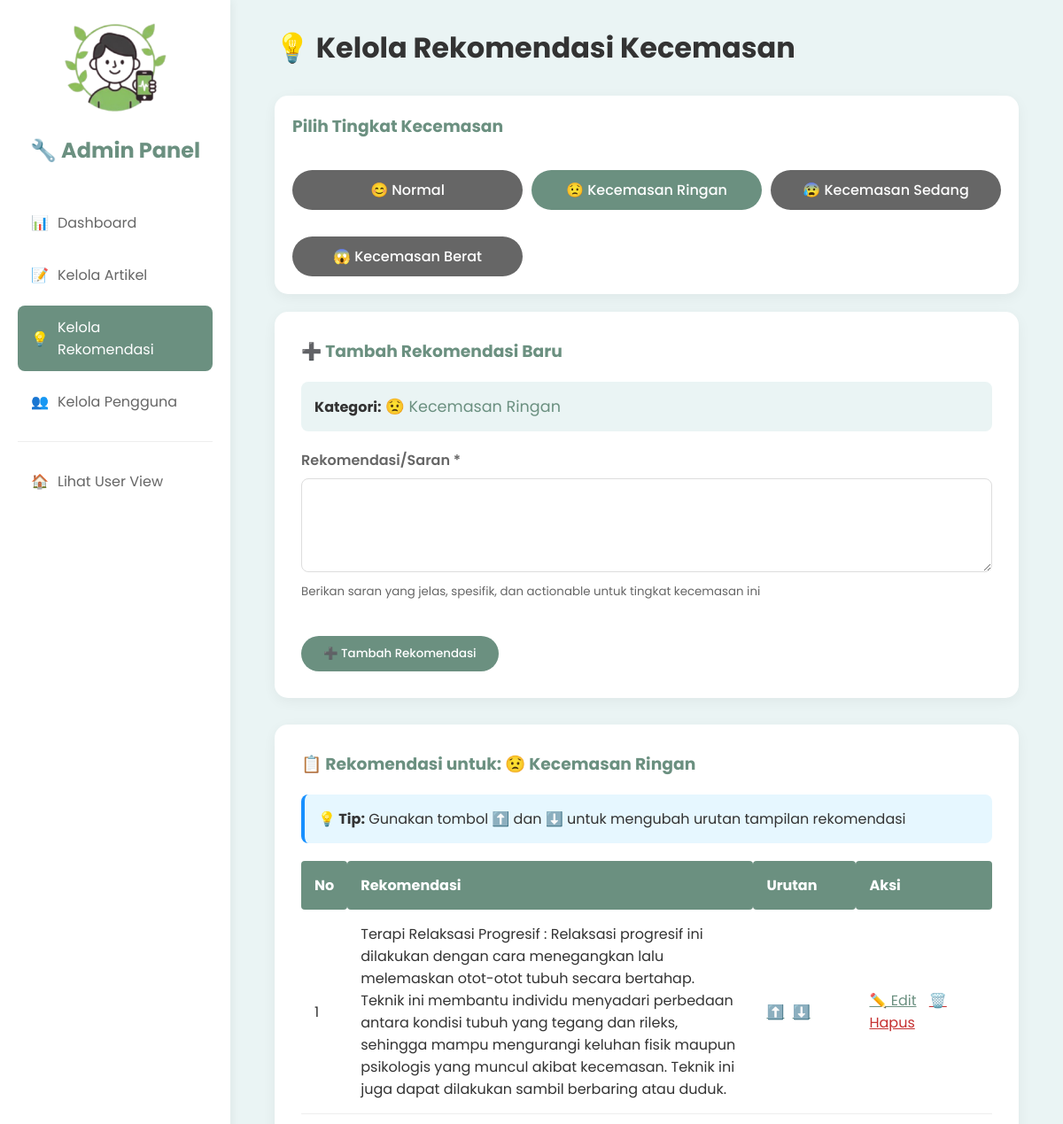
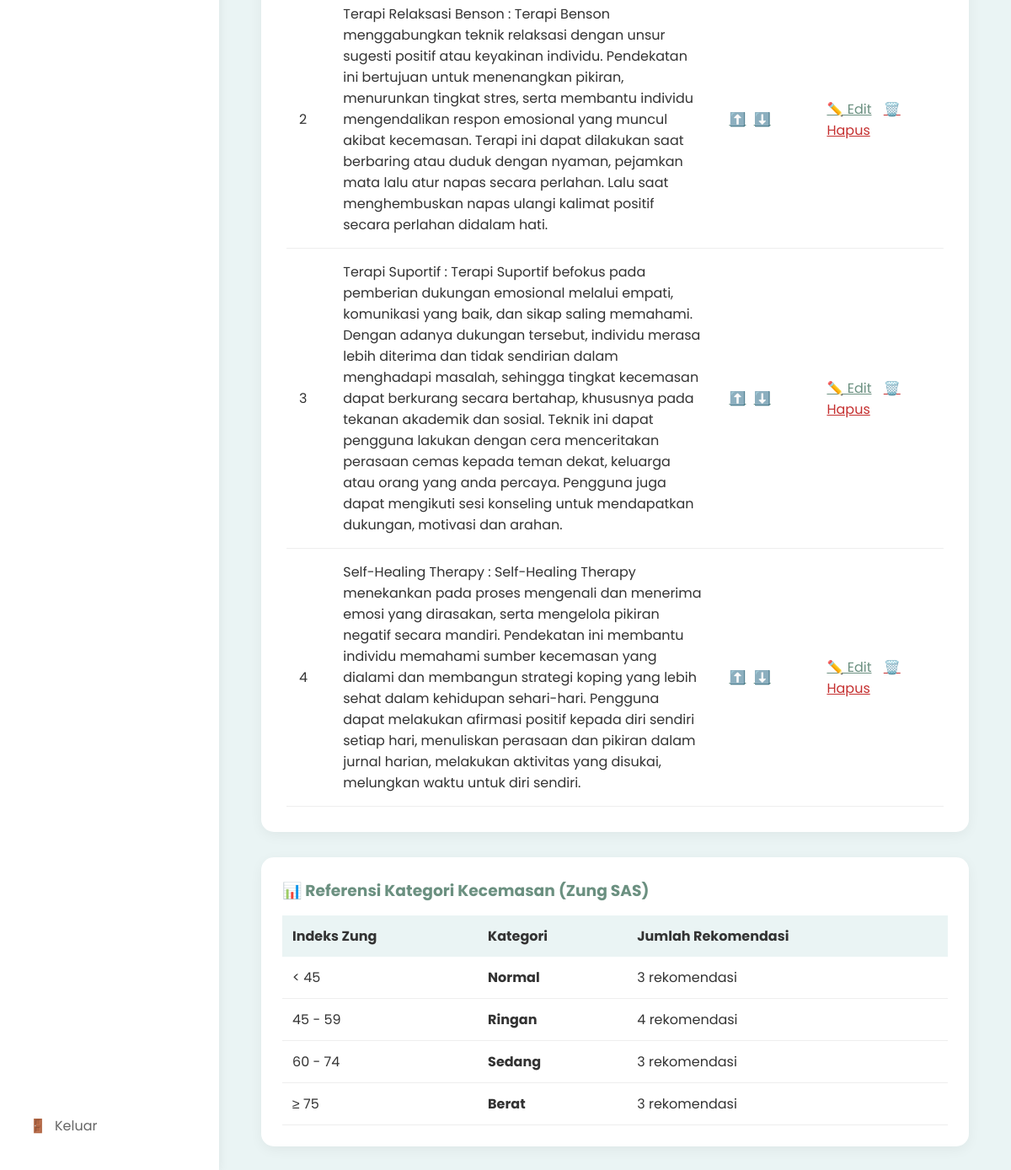
The page /admin/reccs_adm.php?category=Ringan (signed in) on the database its author committed (2 pictures, top to bottom).
### tables this page shows
CREATE TABLE `rekomendasi` (
  `id_rekomendasi` int NOT NULL,
  `kategori_kecemasan` varchar(50) NOT NULL COMMENT 'Normal, Ringan, Sedang, Berat',
  `rekomendasi` text NOT NULL,
  `urutan` int DEFAULT '0' COMMENT 'Order of display',
  `created_at` timestamp NULL DEFAULT CURRENT_TIMESTAMP
);

### admin/reccs_adm.php (the view, shortened to what this page needs)
<?php
require_once '../config/database.php';
$edit_recommendation = null;
$filter_category = isset($_GET['category']) ? $_GET['category'] : 'Normal';
$recommendations = mysqli_query($koneksi, "SELECT * FROM rekomendasi WHERE kategori_kecemasan = '$filter_category' ORDER BY urutan ASC");
?>
<!DOCTYPE html>
<html lang="id">
<head>
    <link rel="stylesheet" href="../css/style.css">
</head>
<body>
    <div class="container">
        <?php include 'sidebar_adm.php'; ?>
        <main class="main-content">
            <header style="margin-bottom: 30px;">
                <h1>💡 Kelola Rekomendasi Kecemasan</h1>
            </header>
            <div style="background-color: white; padding: 20px; border-radius: 15px; margin-bottom: 20px; box-shadow: 0 4px 15px rgba(0,0,0,0.05);">
                <h3 style="color: var(--primary-green); margin-bottom: 15px;">Pilih Tingkat Kecemasan</h3>
                <div style="display: grid; grid-template-columns: repeat(auto-fit, minmax(200px, 1fr)); gap: 10px;">
                    <a href="?category=Normal" class="btn-primary" style="text-align: center; <?php echo $filter_category == 'Normal' ? '' : 'background-color: var(--text-grey);'; ?>">
                        😊 Normal
                    </a>
                    <a href="?category=Ringan" class="btn-primary" style="text-align: center; <?php echo $filter_category == 'Ringan' ? '' : 'background-color: var(--text-grey);'; ?>">
                        😟 Kecemasan Ringan
                    </a>
                    <a href="?category=Sedang" class="btn-primary" style="text-align: center; <?php echo $filter_category == 'Sedang' ? '' : 'background-color: var(--text-grey);'; ?>">
                        😰 Kecemasan Sedang
                    </a>
                    <a href="?category=Berat" class="btn-primary" style="text-align: center; <?php echo $filter_category == 'Berat' ? '' : 'background-color: var(--text-grey);'; ?>">
                        😱 Kecemasan Berat
                    </a>
                </div>
            </div>
            <div style="background-color: white; padding: 30px; border-radius: 15px; margin-bottom: 30px; box-shadow: 0 4px 15px rgba(0,0,0,0.05);">
                <h3 style="color: var(--primary-green); margin-bottom: 20px;">
                    <?php echo $edit_recommendation ? '✏️ Edit Rekomendasi' : '➕ Tambah Rekomendasi Baru'; ?>
                </h3>
                <form method="POST">
                    <div style="background-color: var(--light-green); padding: 15px; border-radius: 8px; margin-bottom: 20px;">
                        <strong>Kategori:</strong>
                        <span style="color: var(--primary-green); font-size: 1.1rem;">
                            <?php
                            $category_label = [
                                'Normal' => '😊 Normal (Tidak Ada Kecemasan Signifikan)',
                                'Ringan' => '😟 Kecemasan Ringan',
                                'Sedang' => '😰 Kecemasan Sedang',
                                'Berat' => '😱 Kecemasan Berat'
                            ];
                            echo $category_label[$edit_recommendation ? $edit_recommendation['kategori_kecemasan'] : $filter_category];
                            ?>
                        </span>
                    </div>
                    <div style="margin-bottom: 20px;">
                        <label style="display: block; font-weight: 600; margin-bottom: 8px; color: var(--text-grey);">Rekomendasi/Saran *</label>
                        <textarea name="rekomendasi" rows="4" required style="width: 100%; padding: 12px; border: 1px solid #ddd; border-radius: 8px;"></textarea>
                        <small style="color: var(--text-grey); display: block; margin-top: 5px;">
                            Berikan saran yang jelas, spesifik, dan actionable untuk tingkat kecemasan ini
                        </small>
                    </div>
                    <div style="display: flex; gap: 10px;">
                        <button type="submit" class="btn-primary" style="border: none; cursor: pointer;">
                            <?php echo $edit_recommendation ? '💾 Update Rekomendasi' : '➕ Tambah Rekomendasi'; ?>
                        </button>
                    </div>
                </form>
            </div>
            <div class="table-card">
                <h3 style="color: var(--primary-green); margin-bottom: 20px;">
                    📋 Rekomendasi untuk: <?php echo $category_label[$filter_category]; ?>
                </h3>
                <?php if (mysqli_num_rows($recommendations) > 0): ?>
                <div style="background-color: #e6f7ff; padding: 15px; border-radius: 8px; margin-bottom: 20px; border-left: 4px solid #1890ff;">
                    <strong>💡 Tip:</strong> Gunakan tombol ⬆️ dan ⬇️ untuk mengubah urutan tampilan rekomendasi
                </div>
                <table class="data-table">
                    <thead>
                        <tr>
                            <th width="5%">No</th>
                            <th width="60%">Rekomendasi</th>
                            <th width="15%">Urutan</th>
                            <th width="20%">Aksi</th>
                        </tr>
                    </thead>
                    <tbody>
                        <?php
                        $no = 1;
                        while ($rec = mysqli_fetch_assoc($recommendations)):
                        ?>
                        <tr>
                            <td><?php echo $no++; ?></td>
                            <td><?php echo htmlspecialchars($rec['rekomendasi']); ?></td>
                            <td>
                                <a href="?reorder=<?php echo $rec['id_rekomendasi']; ?>&direction=up&cat=<?php echo $filter_category; ?>"
                                   style="color: var(--primary-green); margin-right: 5px;"
                                   title="Naikkan urutan">⬆️</a>
                                <a href="?reorder=<?php echo $rec['id_rekomendasi']; ?>&direction=down&cat=<?php echo $filter_category; ?>"
                                   style="color: var(--primary-green);"
                                   title="Turunkan urutan">⬇️</a>
                            </td>
                            <td>
                                <a href="?edit=<?php echo $rec['id_rekomendasi']; ?>&category=<?php echo $filter_category; ?>"
                                   style="color: var(--primary-green); margin-right: 10px;">✏️ Edit</a>
                                <a href="?delete=<?php echo $rec['id_rekomendasi']; ?>&cat=<?php echo $filter_category; ?>"
                                   onclick="return confirm('Yakin ingin menghapus rekomendasi ini?')"
                                   style="color: #c53030;">🗑️ Hapus</a>
                            </td>
                        </tr>
                        <?php endwhile; ?>
                    </tbody>
                </table>
                <?php endif; ?>
            </div>
            <div style="background-color: white; padding: 25px; border-radius: 15px; margin-top: 30px; box-shadow: 0 4px 15px rgba(0,0,0,0.05);">
                <h3 style="color: var(--primary-green); margin-bottom: 15px;">📊 Referensi Kategori Kecemasan (Zung SAS)</h3>
                <table style="width: 100%; border-collapse: collapse;">
                    <thead>
                        <tr style="background-color: var(--light-green);">
                            <th style="padding: 12px; text-align: left;">Indeks Zung</th>
                            <th style="padding: 12px; text-align: left;">Kategori</th>
                            <th style="padding: 12px; text-align: left;">Jumlah Rekomendasi</th>
                        </tr>
                    </thead>
                    <tbody>
                        <?php
                        $categories = ['Normal', 'Ringan', 'Sedang', 'Berat'];
                        $ranges = ['< 45', '45 - 59', '60 - 74', '≥ 75'];
                        foreach ($categories as $i => $cat):
                            $count = mysqli_fetch_assoc(mysqli_query($koneksi, "SELECT COUNT(*) as total FROM rekomendasi WHERE kategori_kecemasan = '$cat'"))['total'];
                        ?>
                        <tr>
                            <td style="padding: 12px; border-bottom: 1px solid #eee;"><?php echo $ranges[$i]; ?></td>
                            <td style="padding: 12px; border-bottom: 1px solid #eee;"><strong><?php echo $cat; ?></strong></td>
                            <td style="padding: 12px; border-bottom: 1px solid #eee;"><?php echo $count; ?> rekomendasi</td>
                        </tr>
                        <?php endforeach; ?>
                    </tbody>
                </table>
            </div>
        </main>
    </div>
</body>
</html>

### css/style.css (style rules this page uses)
* { margin: 0; padding: 0; box-sizing: border-box; font-family: "Poppins", sans-serif; }
:root { --primary-green: #6b9080; --light-green: #eaf4f4; --accent-green: #a4c3b2; --white: #ffffff; --text-dark: #333333; --text-grey: #666666; }
body { background-color: var(--light-green); color: var(--text-dark); }
.container { display: flex; min-height: 100vh; }
.main-content { margin-left: 260px; flex-grow: 1; padding: 30px 50px; }
header { display: flex; justify-content: space-between; align-items: center; margin-bottom: 30px; }
.btn-primary { display: inline-block; background-color: var(--primary-green); color: white; padding: 10px 25px; border-radius: 25px; text-decoration: none; margin-top: 20px; border: none; cursor: pointer; font-weight: 500; transition: 0.3s; }
.table-card { background-color: var(--white); padding: 30px; border-radius: 15px; box-shadow: 0 4px 15px rgba(0, 0, 0, 0.05); overflow-x: auto; }
.data-table { width: 100%; border-collapse: collapse; margin-top: 20px; }
.data-table th { background-color: var(--primary-green); color: var(--white); padding: 15px; text-align: left; border-radius: 4px; }
.data-table td { padding: 15px; border-bottom: 1px solid #eee; color: var(--text-dark); }

### rows shown on the page
rekomendasi: rekomendasi "Terapi Relaksasi Progresif : Relaksasi progresif ini dilakukan dengan cara menegangkan lalu melemaskan otot-otot tubuh secara bertahap. Teknik ini membantu individu menyadari perbedaan antara kondisi tubuh yang tegang dan rileks, sehingga mampu mengurangi keluhan fisik maupun psikologis yang muncul akibat kecemasan. Teknik ini juga dapat dilakukan sambil berbaring atau duduk."
rekomendasi: rekomendasi "Terapi Relaksasi Benson : Terapi Benson menggabungkan teknik relaksasi dengan unsur sugesti positif atau keyakinan individu. Pendekatan ini bertujuan untuk menenangkan pikiran, menurunkan tingkat stres, serta membantu individu mengendalikan respon emosional yang muncul akibat kecemasan. Terapi ini dapat dilakukan saat berbaring atau duduk dengan nyaman, pejamkan mata lalu atur napas secara perlahan. Lalu saat menghembuskan napas ulangi kalimat positif secara perlahan didalam hati."
rekomendasi: rekomendasi "Terapi Suportif : Terapi Suportif befokus pada pemberian dukungan emosional melalui empati, komunikasi yang baik, dan sikap saling memahami. Dengan adanya dukungan tersebut, individu merasa lebih diterima dan tidak sendirian dalam menghadapi masalah, sehingga tingkat kecemasan dapat berkurang secara bertahap, khususnya pada tekanan akademik dan sosial. Teknik ini dapat pengguna lakukan dengan cera menceritakan perasaan cemas kepada teman dekat, keluarga atau orang yang anda percaya. Pengguna juga dapat mengikuti sesi konseling untuk mendapatkan dukungan, motivasi dan arahan."
rekomendasi: rekomendasi "Self-Healing Therapy : Self-Healing Therapy menekankan pada proses mengenali dan menerima emosi yang dirasakan, serta mengelola pikiran negatif secara mandiri. Pendekatan ini membantu individu memahami sumber kecemasan yang dialami dan membangun strategi koping yang lebih sehat dalam kehidupan sehari-hari. Pengguna dapat melakukan afirmasi positif kepada diri sendiri setiap hari, menuliskan perasaan dan pikiran dalam jurnal harian, melakukan aktivitas yang disukai, melungkan waktu untuk diri sendiri."

### other values the page prints
$category_label[$filter_category] "😟 Kecemasan Ringan"
$ranges[$i] "< 45"
$cat "Normal"
$count "3"
$ranges[$i] "45 - 59"
$cat "Ringan"
$count "4"
$ranges[$i] "60 - 74"
$cat "Sedang"
$ranges[$i] "≥ 75"
$cat "Berat"
